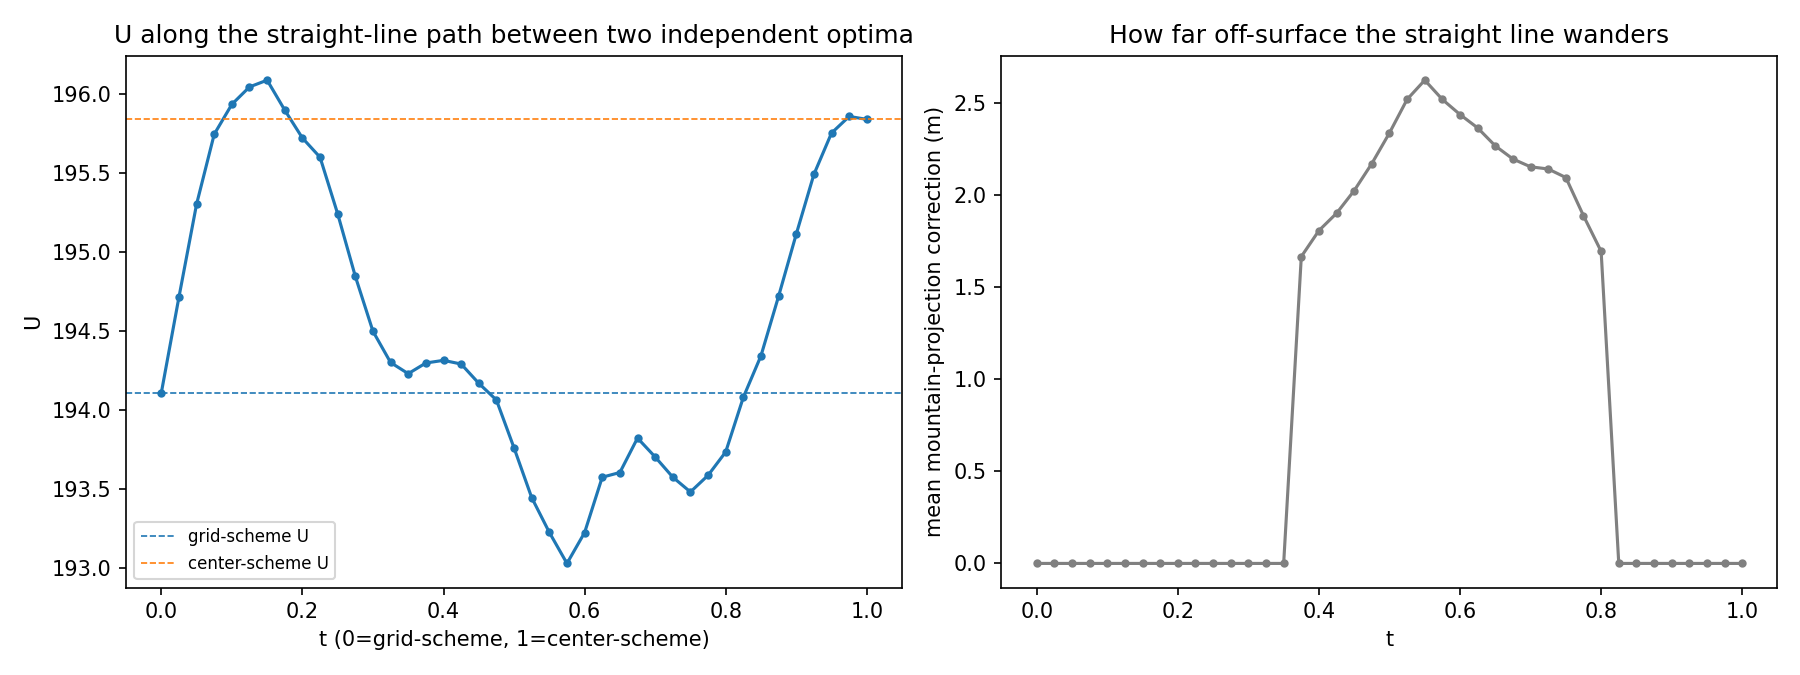

Write Python code to recreate this figure.
#!/usr/bin/env python3
"""
Mode connectivity check (Garipov et al. 2018 style, linear-path version):
are two independently-obtained good layouts on the SAME connected plateau,
or are they separate basins that happen to score similarly?

Uses two genuinely independent, trustworthy L-BFGS runs (from different
initial schemes -- "grid" and "center" -- NOT GES, which the Hessian probe
showed sits on a numerical singularity, not a real optimum).

Because the FNN/recon are permutation-invariant, detector index i in run A
and index i in run B are not necessarily the same physical spot -- so the
two layouts are Hungarian-matched (nearest-position assignment, reusing
opt_core.align_to_reference) BEFORE linear interpolation, otherwise a
meaningless index-to-index interpolation could show a fake "barrier" that's
really just a mismatched-pairing artifact.

If U stays high along the straight-line path between the aligned layouts,
that's strong evidence they're on one connected plateau. A real dip in the
middle would mean they're separated by a genuine barrier.
"""
import os, sys, json, time
import numpy as np
import torch
import matplotlib
matplotlib.use("Agg")
import matplotlib.pyplot as plt

_V6 = os.path.dirname(os.path.dirname(os.path.abspath(__file__)))
sys.path.insert(0, _V6)
import layouts as _layouts  # noqa: E402  (layout paths live in one place)
import modules_v6  # noqa: F401

from modules_v6.constants import (
    N_DETECTORS, GEOMETRY_PATH_RESOLVED, GEOMETRY_GROUP, DET_KEY,
    EAST_ENTRY, LAYER_EAST_DX, N_PLANES,
    TRAINING_DATASET_FOLDER, FNN_FOLDER, RECON_FOLDER,
)
from modules_v4.tr_geometry import load_tr_mountain
from modules_v6.opt_core import utility_of_xy, load_models, align_to_reference
from modules_v6.tr_geometry_ne import project_to_mountain_ne

DEVICE = torch.device("cuda" if torch.cuda.is_available() else "cpu")
BATCH_SEED_BASE = 1000
BATCH_SIZE = 512
N_BATCHES = 6            # cheap experiment (few points), afford more batches for precision
N_STEPS = 41             # t in [0, 1], this many points along the path

print("=" * 70)
print("Mode connectivity: grid-scheme vs. center-scheme L-BFGS optima")
print("=" * 70)

fnn, recon = load_models(DEVICE, fnn_folder=FNN_FOLDER, recon_dir=RECON_FOLDER + "_deepsets")
mountain = load_tr_mountain(GEOMETRY_PATH_RESOLVED, GEOMETRY_GROUP, DET_KEY,
    east_entry=EAST_ENTRY, layer_east_dx=LAYER_EAST_DX, n_planes=N_PLANES)

primary_all = torch.load(os.path.join(TRAINING_DATASET_FOLDER, "primary.pt"),
                         weights_only=False).float()
n_total = primary_all.shape[0]


def fresh_batch(seed):
    g = torch.Generator().manual_seed(seed)
    idx = torch.randint(0, n_total, (BATCH_SIZE,), generator=g)
    return primary_all[idx].to(DEVICE)


BATCHES = [fresh_batch(BATCH_SEED_BASE + b) for b in range(N_BATCHES)]


@torch.no_grad()
def eval_U(x, y):
    Us = [float(utility_of_xy(x.to(DEVICE), y.to(DEVICE), p, fnn, recon)[0].item()) for p in BATCHES]
    return float(np.mean(Us))


def load_layout(path):
    d = torch.load(path, map_location="cpu", weights_only=False)
    return d["x"].float().reshape(-1), d["y"].float().reshape(-1), float(d["U"])


x_grid, y_grid, U_grid_saved = load_layout(
    _layouts.primary())
x_center, y_center, U_center_saved = load_layout(
    _layouts.secondary())

U_grid_re = eval_U(x_grid, y_grid)
U_center_re = eval_U(x_center, y_center)
print(f"grid-scheme   layout: U saved={U_grid_saved:.4f}    re-evaluated={U_grid_re:.4f}")
print(f"center-scheme layout: U saved={U_center_saved:.4f}  re-evaluated={U_center_re:.4f}")

raw_disp = ((x_grid - x_center) ** 2 + (y_grid - y_center) ** 2).sqrt().mean()
print(f"mean per-detector displacement, index-to-index (before alignment): {raw_disp:.1f}m")

# ── Hungarian-align the center-scheme layout to the grid-scheme layout ─────
xy_stack = np.stack([
    np.stack([x_grid.numpy(), y_grid.numpy()], axis=-1),
    np.stack([x_center.numpy(), y_center.numpy()], axis=-1),
], axis=0)  # (2, n_det, 2)
aligned, perms = align_to_reference(xy_stack, ref_idx=0)
x_center_aligned = torch.as_tensor(aligned[1, :, 0], dtype=torch.float32)
y_center_aligned = torch.as_tensor(aligned[1, :, 1], dtype=torch.float32)

aligned_disp = ((x_grid - x_center_aligned) ** 2 + (y_grid - y_center_aligned) ** 2).sqrt().mean()
print(f"mean per-detector displacement, AFTER Hungarian alignment: {aligned_disp:.1f}m")

U_center_aligned_check = eval_U(x_center_aligned, y_center_aligned)
print(f"center-scheme U after alignment (sanity check, should match re-evaluated): "
      f"{U_center_aligned_check:.4f}")

# ── Linear interpolation path ────────────────────────────────────────────────
print(f"\n[path] sweeping {N_STEPS} points along the straight line from grid-scheme "
      f"to (aligned) center-scheme layout ...")
t0 = time.time()
ts = np.linspace(0.0, 1.0, N_STEPS)
U_path = np.zeros(N_STEPS, dtype=np.float64)
disp_path = np.zeros(N_STEPS, dtype=np.float64)
for k, t in enumerate(ts):
    N_t = (1 - t) * x_grid + t * x_center_aligned
    E_t = (1 - t) * y_grid + t * y_center_aligned
    N_proj, E_proj = project_to_mountain_ne(mountain, N_t, E_t)
    U_path[k] = eval_U(N_proj, E_proj)
    disp_path[k] = float(((N_proj - N_t) ** 2 + (E_proj - E_t) ** 2).sqrt().mean())
    if (k + 1) % 10 == 0:
        print(f"  {k+1}/{N_STEPS}  t={t:.3f}  U={U_path[k]:.3f}  ({time.time()-t0:.0f}s elapsed)")

dt = time.time() - t0
print(f"[path] done in {dt:.0f}s")

min_along_path = float(U_path.min())
min_t = float(ts[np.argmin(U_path)])
endpoints_mean = 0.5 * (U_path[0] + U_path[-1])
dip = endpoints_mean - min_along_path
print(f"\nEndpoints: U(t=0)={U_path[0]:.3f}  U(t=1)={U_path[-1]:.3f}")
print(f"Minimum along path: U={min_along_path:.3f} at t={min_t:.3f}")
print(f"Dip below the endpoints' average: {dip:.3f} ({100*dip/endpoints_mean:.2f}%)")
print(f"Mean mountain-projection correction along path: {disp_path.mean():.1f}m "
      f"(large values here would mean the straight line often leaves the mountain surface)")

results = dict(
    U_grid_saved=U_grid_saved, U_center_saved=U_center_saved,
    U_grid_reeval=U_grid_re, U_center_reeval=U_center_re,
    raw_displacement_m=float(raw_disp), aligned_displacement_m=float(aligned_disp),
    ts=ts.tolist(), U_path=U_path.tolist(), disp_path=disp_path.tolist(),
    min_along_path=min_along_path, min_t=min_t, dip_below_endpoints=dip,
)
out_path = os.path.join(_layouts.results_dir(), "mode_connectivity_results.json")
with open(out_path, "w") as f:
    json.dump(results, f, indent=2)
print(f"\nSaved to {out_path}")

fig, axes = plt.subplots(1, 2, figsize=(12, 4.5))
axes[0].plot(ts, U_path, "-o", markersize=3)
axes[0].axhline(U_path[0], color="C0", linestyle="--", linewidth=0.8, label="grid-scheme U")
axes[0].axhline(U_path[-1], color="C1", linestyle="--", linewidth=0.8, label="center-scheme U")
axes[0].set_xlabel("t (0=grid-scheme, 1=center-scheme)")
axes[0].set_ylabel("U")
axes[0].set_title("U along the straight-line path between two independent optima")
axes[0].legend(fontsize=8)

axes[1].plot(ts, disp_path, "-o", markersize=3, color="gray")
axes[1].set_xlabel("t")
axes[1].set_ylabel("mean mountain-projection correction (m)")
axes[1].set_title("How far off-surface the straight line wanders")
fig.tight_layout()
out_png = os.path.join(_layouts.results_dir(), "mode_connectivity.png")
fig.savefig(out_png, dpi=150)
print(f"[plot] wrote {out_png}")

print("\n" + "=" * 70)
print("CONCLUSION")
print("=" * 70)
if dip < 0.05 * endpoints_mean:
    print(f"  U barely dips ({100*dip/endpoints_mean:.2f}%) along the straight path -> "
          f"consistent with ONE connected plateau, not two separate basins.")
else:
    print(f"  U dips meaningfully ({100*dip/endpoints_mean:.2f}%) in the middle -> "
          f"these two optima are separated by a real barrier, not simply "
          f"two points on the same flat plateau.")
